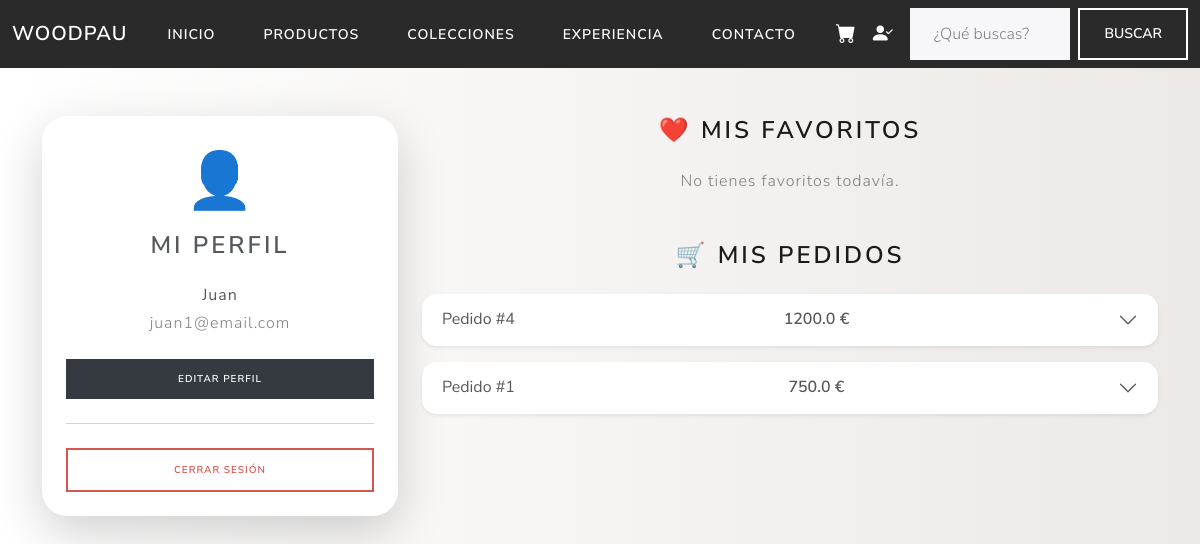
The app's page /perfil (signed in) with its own data.
### models.py (models this page shows, shortened)
class Usuario(Base):
    __tablename__ = "usuarios"
    __table_args__ = {
        "sqlite_autoincrement": True,
        "comment" : "Tabla de usuarios"
    }
    id_usuario: Mapped[int] = mapped_column(Integer, primary_key=True, autoincrement=True)
    nombre_cliente: Mapped[str] = mapped_column(String(50), nullable=False)
    apellidos_cliente: Mapped[str] = mapped_column(String(50), nullable=False)
    email: Mapped[str] = mapped_column(String(50), unique=True, nullable=False)
    password: Mapped[str] = mapped_column(String(50), nullable=False)
    telefono: Mapped[str] = mapped_column(String(20), nullable=False)
    es_admin: Mapped[bool] = mapped_column(Boolean, default=False)
    direcciones: Mapped[list["Direccion"]] = relationship("Direccion", back_populates="usuario", cascade="all, delete-orphan")
    pedidos: Mapped[list["Pedido"]] = relationship("Pedido", back_populates="usuario", cascade="all, delete-orphan")
    favoritos: Mapped[list["Favorito"]] = relationship("Favorito",back_populates="usuario", cascade="all, delete-orphan")

class Pedido(Base):
    __tablename__ = "pedidos"
    __table_args__ = {
        "sqlite_autoincrement": True,
        "comment": "Pedido usuario con uno o varios productos"
    }
    id_pedido: Mapped[int] = mapped_column(Integer, primary_key=True)
    total: Mapped[float] = mapped_column(Float, nullable=False)
    estado: Mapped[str] = mapped_column(String(20), default="pagado")
    fecha: Mapped[datetime] = mapped_column(DateTime, default=datetime.utcnow)
    usuario_id: Mapped[int] = mapped_column(Integer, ForeignKey("usuarios.id_usuario"), nullable=False)
    direccion_id: Mapped[int] = mapped_column(ForeignKey("direcciones.id_direccion"), nullable=False)
    usuario: Mapped["Usuario"] = relationship("Usuario", back_populates="pedidos")
    lineas: Mapped[list["LineaPedido"]] = relationship("LineaPedido", back_populates="pedido", cascade="all, delete-orphan")
    direccion: Mapped["Direccion"] = relationship("Direccion")

### main.py (the view)
@app.route("/perfil")
def perfil():
    if "usuario_id" not in session:
        return redirect(url_for("login"))
    db = SessionLocal()
    usuario = db.get(Usuario, session["usuario_id"])
    if not usuario:
        db.close()
        return redirect(url_for("login"))
    favoritos = (
        db.query(Producto)
        .join(Favorito)
        .filter(Favorito.id_usuario == usuario.id_usuario)
        .all()
    )
    pedidos = (
        db.query(Pedido)
        .options(selectinload(Pedido.lineas))
        .filter(Pedido.usuario_id == usuario.id_usuario)
        .order_by(Pedido.id_pedido.desc())
        .all()
    )
    return render_template("perfil.html", usuario=usuario, favoritos=favoritos, pedidos=pedidos)

### main.py (called while the page is built)
def obtener_usuario_por_id(user_id):
    return db.get(Usuario, user_id)

@app.context_processor
def inject_usuario():
    usuario = None
    user_id = session.get("usuario_id")
    if user_id:
        usuario = obtener_usuario_por_id(user_id)
    return dict(usuario=usuario)

@app.context_processor
def inject_carrito():
    carrito = session.get("carrito", {})
    total_items = sum(
        item["cantidad"] for item in carrito.values()
    )
    return dict(carrito_items=total_items)

### templates/perfil.html (shortened to what this page needs)
{% extends "base.html" %}
{% block content %}
<div class="container py-5">
  <div class="row">
    <div class="col-lg-4 mb-4">
      <div class="card border-0 shadow-lg p-4 text-center" style="border-radius: 25px;">
        <div style="font-size: 55px;">👤</div>
        <h3 class="mt-2">Mi perfil</h3>
        <p class="mb-1 mt-3"><strong>{{ usuario.nombre_cliente }}</strong></p>
        <p class="text-muted">{{ usuario.email }}</p>
        <a href="{{ url_for('editar_perfil') }}" class="btn btn-dark btn-sm mt-2">
            Editar perfil
        </a>
        <hr class="my-4">
        <a href="{{ url_for('logout') }}" class="btn btn-outline-danger btn-sm">
          Cerrar sesión
        </a>
      </div>
    </div>
    <div class="col-lg-8">
      <div class="row mb-5">
        <div class="col-12">
          <h3 class="mb-4 text-center">❤️ Mis favoritos</h3>
          {% if favoritos %}
            <div class="d-flex flex-wrap justify-content-center gap-3">
              {% for producto in favoritos %}
                <a href="{{ url_for('producto_detalle', id_producto=producto.id_producto) }}"
                   class="favorito-item">
                  {% if producto.imagenes %}
                    <img
                      src="{{ url_for('static', filename=producto.imagenes[0].ruta_imagen) }}"
                      class="favorito-img"
                    >
                  {% endif %}
                </a>
              {% endfor %}
            </div>
          {% else %}
            <div class="text-center text-muted">
              No tienes favoritos todavía.
            </div>
          {% endif %}
        </div>
      </div>
      <div class="row mb-5">
        <div class="col-12">
          <h3 class="mb-4 text-center">🛒 Mis pedidos</h3>
          {% if pedidos %}
            <div class="accordion" id="pedidosAccordion">
              {% for pedido in pedidos %}
              <div class="accordion-item mb-3 border-0 shadow-sm" style="border-radius: 15px; overflow: hidden;">
                <h2 class="accordion-header">
                  <button class="accordion-button collapsed" type="button"
                          data-bs-toggle="collapse"
                          data-bs-target="#pedido{{ pedido.id_pedido }}">
                    Pedido #{{ pedido.id_pedido }}
                    <span class="ms-auto fw-bold">{{ pedido.total }} €</span>
                  </button>
                </h2>
              </div>
              {% endfor %}
            </div>
          {% else %}
            <div class="text-center text-muted">
              Aún no has realizado ningún pedido.
            </div>
          {% endif %}
        </div>
      </div>
    </div>
  </div>
</div>
{% endblock %}

### static/main.css (style rules this page uses)
body { background: #ECE9E6; background: -webkit-linear-gradient(to right, #FFFFFF, #ECE9E6); background: linear-gradient(to right, #FFFFFF, #ECE9E6); }
.card { overflow: hidden; }

### records on screen
Usuario: nombre_cliente "Juan", email "juan1@email.com"
Pedido: id_pedido "4", total "1200.0"
Pedido: id_pedido "1", total "750.0"
